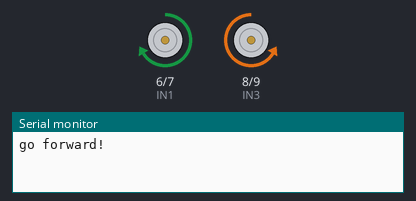
Recording of a sketch running on a simulated Arduino Uno, built with avr-gcc and run on an emulated ATmega328P. Shown: motor-driver pin pairs drawn as motors (green arrow = first pin HIGH = forward, orange = second pin HIGH = backward, longer = more drive, scaled by the enable pin), the last lines printed to the serial monitor.

Above: at 1.0 s.
At 2.5 s:
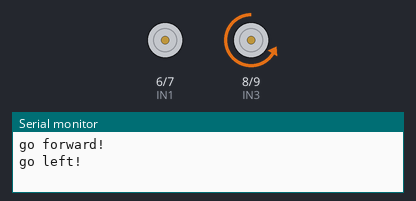
At 5.5 s:
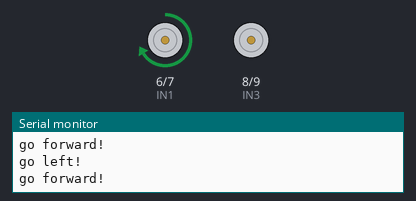
At 7.0 s:
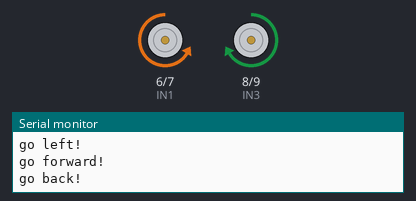
Timing chart, 0 to 10.4 s (numbered marks = the images above):
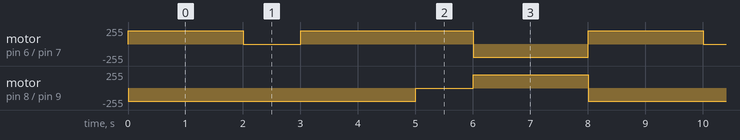

The sketch:

Simple_motion.ino
```cpp
#define ENA 5
#define IN1 6
#define IN2 7
#define IN3 8
#define IN4 9
#define ENB 10

#define carSpeed 200

void Forward() {
  analogWrite(ENA, carSpeed); //enable L298n A channel
  analogWrite(ENB, carSpeed); //enable L298n B channel
  digitalWrite(IN1, HIGH);
  digitalWrite(IN2, LOW);
  digitalWrite(IN3, LOW);
  digitalWrite(IN4, HIGH);
  Serial.println("go forward!");
}

void Back() {
  analogWrite(ENA, carSpeed); //enable L298n A channel
  analogWrite(ENB, carSpeed); //enable L298n B channel
  digitalWrite(IN1, LOW);
  digitalWrite(IN2, HIGH);
  digitalWrite(IN3, HIGH);
  digitalWrite(IN4, LOW);
  Serial.println("go back!");
}

void Left() {
  analogWrite(ENA, carSpeed); //enable L298n A channel
  analogWrite(ENB, carSpeed); //enable L298n B channel
  digitalWrite(IN1, HIGH);
  digitalWrite(IN2, HIGH);
  digitalWrite(IN3, LOW);
  digitalWrite(IN4, HIGH);
  Serial.println("go left!");
}


void Right() {
  analogWrite(ENA, carSpeed); //enable L298n A channel
  analogWrite(ENB, carSpeed); //enable L298n B channel
  digitalWrite(IN1, HIGH);
  digitalWrite(IN2, LOW);
  digitalWrite(IN3, HIGH);
  digitalWrite(IN4, HIGH);


}


void Stop() {
  analogWrite(ENA, 0); //enable L298n A channel
  analogWrite(ENB, 0); //enable L298n B channel
  Serial.println("Stop!");
}

void setup() {
    Serial.begin(19200);
    pinMode(IN1, OUTPUT); //before useing io pin, pin mode must be set first
    pinMode(IN2, OUTPUT);
    pinMode(IN3, OUTPUT);
    pinMode(IN4, OUTPUT);
    pinMode(ENA, OUTPUT);
    pinMode(ENB, OUTPUT);
}

void loop() {

Forward();
delay(2000);
Left();
delay(1000);
Forward();
delay(2000);
Right();
delay(1000);
Back();
delay(2000);
}
```

Measured:
- by itself, motor on pin 8 (IN3) / pin 9 (IN4): repeats every 8.0 s: stopped 1.0 s, forward 200/255 2.0 s, backward 200/255 5.0 s
- by itself, motor on pin 6 (IN1) / pin 7 (IN2): repeats every 8.0 s: stopped 1.0 s, forward 200/255 3.0 s, backward 200/255 2.0 s, forward 200/255 2.0 s
